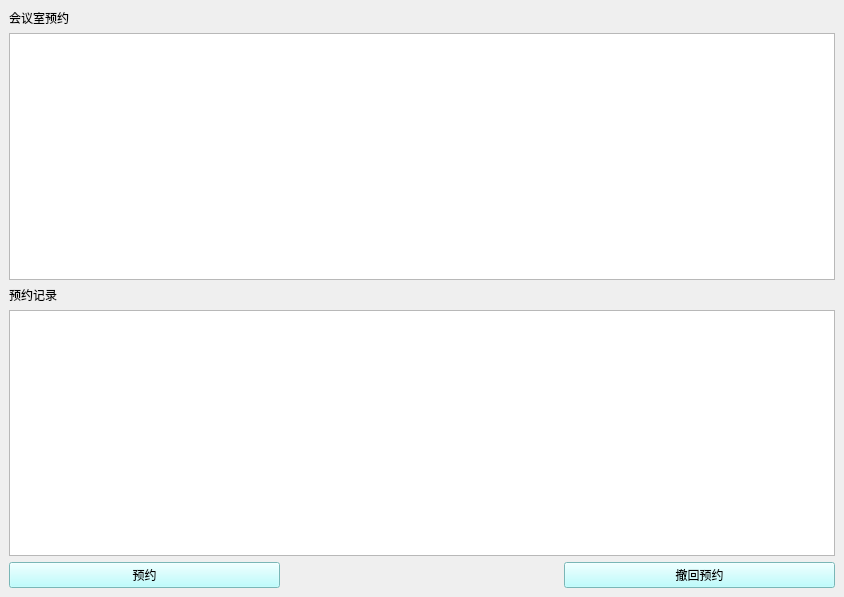
<?xml version="1.0" encoding="UTF-8"?>
<ui version="4.0">
 <class>reservation</class>
 <widget class="QWidget" name="reservation">
  <property name="geometry">
   <rect>
    <x>0</x>
    <y>0</y>
    <width>844</width>
    <height>597</height>
   </rect>
  </property>
  <property name="windowTitle">
   <string>Form</string>
  </property>
  <layout class="QGridLayout" name="gridLayout">
   <property name="leftMargin">
    <number>0</number>
   </property>
   <property name="topMargin">
    <number>0</number>
   </property>
   <property name="rightMargin">
    <number>0</number>
   </property>
   <property name="bottomMargin">
    <number>0</number>
   </property>
   <property name="spacing">
    <number>0</number>
   </property>
   <item row="0" column="0">
    <widget class="QWidget" name="widget" native="true">
     <layout class="QGridLayout" name="gridLayout_2">
      <item row="3" column="0" colspan="3">
       <widget class="QTableView" name="tableView"/>
      </item>
      <item row="0" column="0">
       <widget class="QLabel" name="label">
        <property name="styleSheet">
         <string notr="true">font: 700 9pt &quot;Microsoft YaHei UI&quot;;</string>
        </property>
        <property name="text">
         <string>会议室预约</string>
        </property>
       </widget>
      </item>
      <item row="2" column="0">
       <widget class="QLabel" name="label_2">
        <property name="styleSheet">
         <string notr="true">font: 700 9pt &quot;Microsoft YaHei UI&quot;;</string>
        </property>
        <property name="text">
         <string>预约记录</string>
        </property>
       </widget>
      </item>
      <item row="4" column="2">
       <widget class="QPushButton" name="pushButton_2">
        <property name="styleSheet">
         <string notr="true">background-color: rgb(170, 255, 255);
font: 700 9pt &quot;Microsoft YaHei UI&quot;;</string>
        </property>
        <property name="text">
         <string>撤回预约</string>
        </property>
       </widget>
      </item>
      <item row="4" column="0">
       <widget class="QPushButton" name="pushButton">
        <property name="styleSheet">
         <string notr="true">background-color: rgb(170, 255, 255);
font: 700 9pt &quot;Microsoft YaHei UI&quot;;</string>
        </property>
        <property name="text">
         <string>预约</string>
        </property>
       </widget>
      </item>
      <item row="1" column="0" colspan="3">
       <widget class="QTableView" name="tableView">
        <property name="maximumSize">
         <size>
          <width>16000000</width>
          <height>16000000</height>
         </size>
        </property>
       </widget>
      </item>
     </layout>
    </widget>
   </item>
  </layout>
 </widget>
 <resources/>
 <connections/>
</ui>
